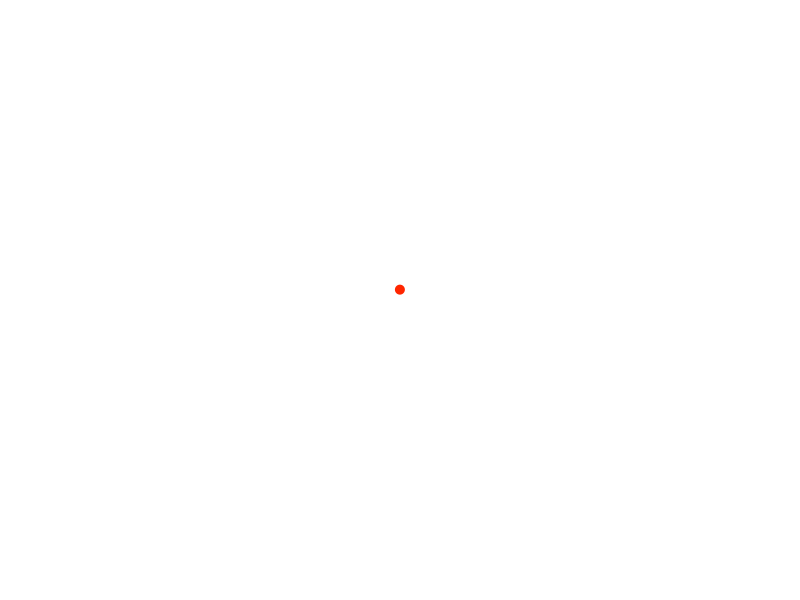
Frame 1 (no input)
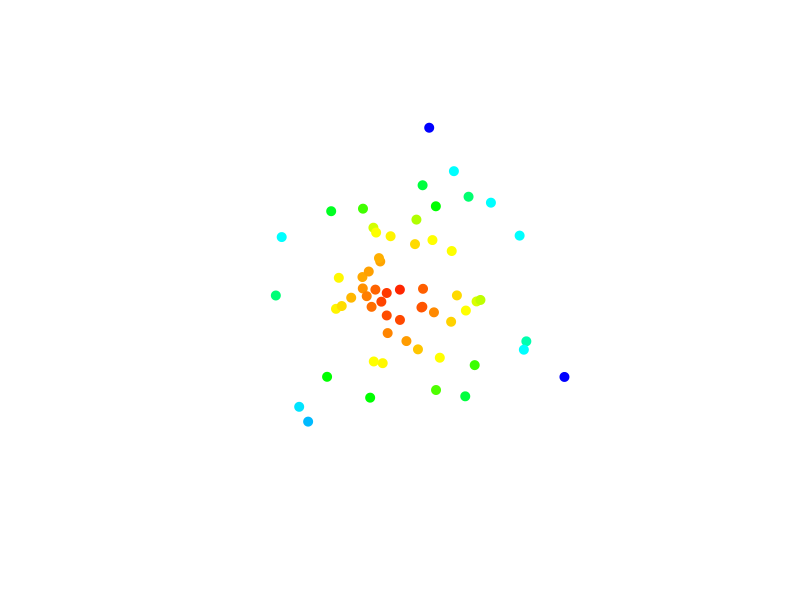
Frame 60 (the mouse pressed at the canvas centre just before this capture)
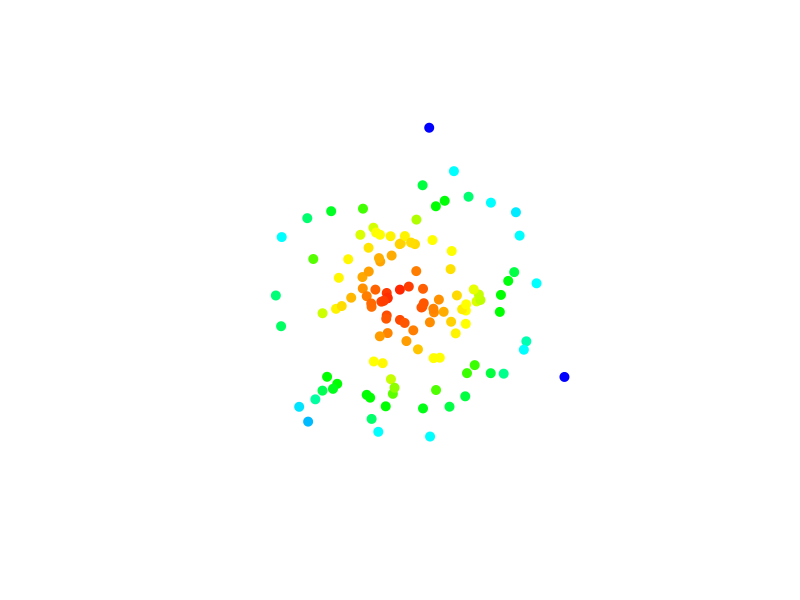
Frame 120 (the mouse held since frame 60 and released just before this capture)

The Processing sketch that drew these frames (run headless with seeded random() and noise(); from frame 60 on, the mouse is pressed at the canvas centre):

// Processing sketch: sketch_004_Gaussian
// ── sketch_004_Gaussian.pde
import java.util.Random;
Random generator;

void setup() {
  size(800, 600);
  background(255);
  ellipseMode(CENTER);
  generator = new Random();
}

void draw () {
  float numX = (float)generator.nextGaussian();
  float numY = (float)generator.nextGaussian();
  
  float sd = 60;
  float x = sd * numX + width/2;
  float y = sd * numY + height/2;
  
  noStroke();
  float xl = (float)Math.pow(Math.abs(sd * numX), 2);
  float yl = (float)Math.pow(Math.abs(sd * numY), 2);
  float l = (float)Math.sqrt(xl + yl);
  initRGB((int)l, 200);
  fill(r, g, b);
  ellipse(x, y, 10, 10);
}

void mousePressed () {
  save(getClass().getSimpleName()+".png");
}

int i=0;         
float r=0;
float g=0;
float b=0;

void initRGB(int i, int sd) {
  if(i<sd/3){
    r=255;
    g=(float)Math.ceil(255*3*i/sd);
    b=0;
  }else if(i<sd/2){
      r=(float)Math.ceil(750-i*(250*6/sd));
      g=255;
      b=0;
  }else if(i<sd*2/3){
      r=0;
      g=255;
      b=(float)Math.ceil(i*(250*6/sd)-750);
  }else if(i<sd*5/6){
      r=0;
      g=(float)Math.ceil(1250-i*(250*6/sd));
      b=255;
  }else{
      r=(float)Math.ceil(150*i*(6/sd)-750);
      g=0;
      b=255;
  }
}
